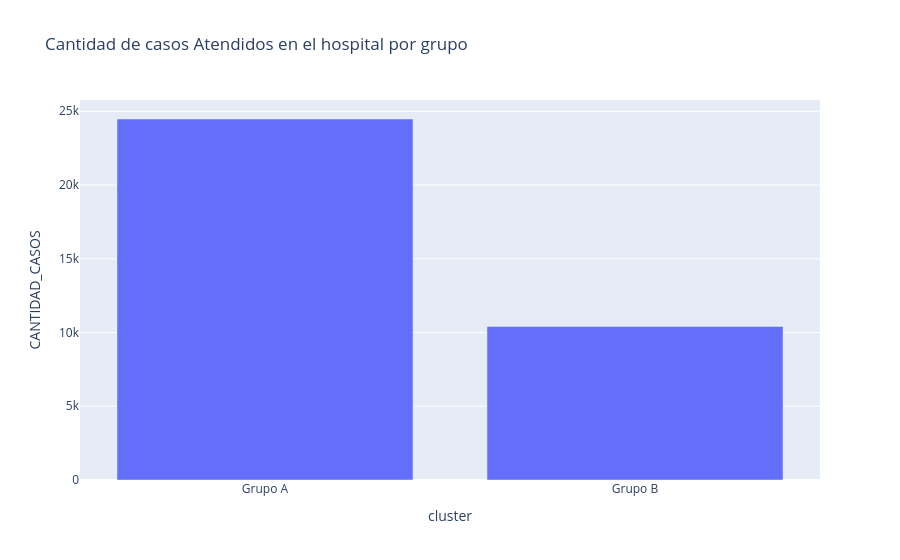

Write notebook code for a chart like this one.
### Code cell
#Agrupación por cluster
df_group_cluster = df.groupby("cluster")["CANTIDAD_CASOS"].sum().reset_index()
#Calcular el %
df_group_cluster["PORCENTAJE_GRUPO"] = (
    df_group_cluster["CANTIDAD_CASOS"] / df_group_cluster["CANTIDAD_CASOS"].sum()
    ) * 100



df_group_cluster["PORCENTAJE_GRUPO"] = df_group_cluster["PORCENTAJE_GRUPO"].round(2)

fig_group_cluster = px.bar(
    df_group_cluster,
    y="CANTIDAD_CASOS",
    x = "cluster",
    hover_data = "PORCENTAJE_GRUPO",
    title ="Cantidad de casos Atendidos en el hospital por grupo")
fig_group_cluster.show()

### Figure 1 — Plotly figure (JSON) as saved in the notebook; plotly's stock layout.template omitted (floating-point values rounded to 4 significant figures)
{"data": [{"customdata": [[70.15], [29.85]], "hovertemplate": "cluster=%{x}<br>CANTIDAD_CASOS=%{y}<br>PORCENTAJE_GRUPO=%{customdata[0]}<extra></extra>", "legendgroup": "", "marker": {"color": "#636efa", "pattern": {"shape": ""}}, "name": "", "orientation": "v", "showlegend": false, "textposition": "auto", "type": "bar", "x": ["Grupo A", "Grupo B"], "xaxis": "x", "y": [24477, 10414], "yaxis": "y"}], "layout": {"barmode": "relative", "legend": {"tracegroupgap": 0}, "title": {"text": "Cantidad de casos Atendidos en el hospital por grupo"}, "xaxis": {"anchor": "y", "domain": [0, 1], "title": {"text": "cluster"}}, "yaxis": {"anchor": "x", "domain": [0, 1], "title": {"text": "CANTIDAD_CASOS"}}}}
